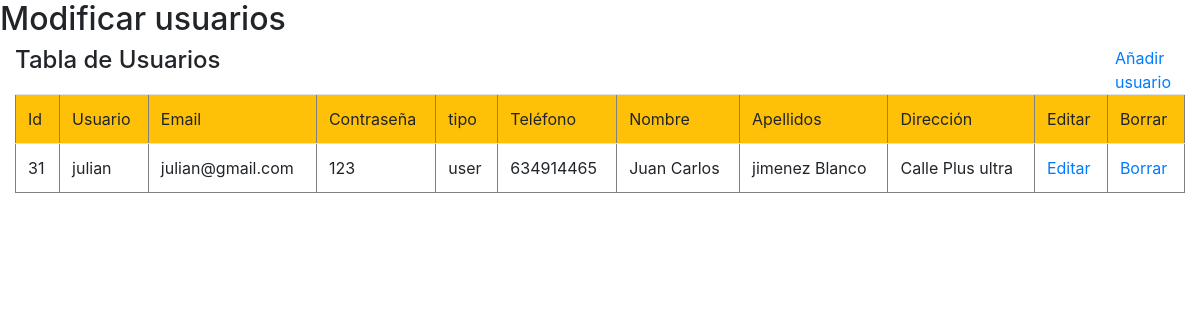
Screenshot of /panelmoduser.php with the database file from the repository.
### tables this page shows
CREATE TABLE `usuario` (
  `ID` int(11) NOT NULL,
  `Usuario` varchar(25) NOT NULL,
  `Email` varchar(50) NOT NULL,
  `Contraseña` varchar(10) NOT NULL,
  `tipo` varchar(25) NOT NULL,
  `Telefono` int(9) DEFAULT NULL,
  `Nombre` varchar(25) DEFAULT NULL,
  `Apellidos` varchar(25) DEFAULT NULL,
  `Dirección` varchar(50) DEFAULT NULL
);

### panelmoduser.php (the view, shortened to what this page needs)
<!DOCTYPE html>
<html>
<head>
	<link rel="stylesheet" href="https://stackpath.bootstrapcdn.com/bootstrap/4.5.0/css/bootstrap.min.css">
</head>
<body>
	  	<h2 class="login-header">Modificar usuarios</h2>
	  	<div class="container-fluid">
	  		<div id="AAA">
	  			<div class="row">
	  				<div class="col-11">
		  				<h4>Tabla de Usuarios</h4>
		  			</div>
		  			<div class="col-1">
		  				<a onclick="adduser()" href="#">Añadir usuario</a>
		  			</div>
		  		</div>
				<div class="row">
					<div class="col-12">
			<?php
				require("config.php");
				$sql="SELECT * FROM usuario";
				$result = $conn->query($sql);
				echo "<table border='1'; class='table';>";
					echo "<tr class='bg-warning'>";
						echo "<td id=''>Id</td>";
						echo "<td>Usuario</td>";
						echo "<td>Email</td>";
						echo "<td>Contraseña</td>";
						echo "<td>tipo</td>";
						echo "<td>Teléfono</td>";
						echo "<td>Nombre</td>";
						echo "<td>Apellidos</td>";
						echo "<td>Dirección</td>";
						echo "<td>Editar</td>";
						echo "<td>Borrar</td>";
					echo "</tr>";
				while($arreglo=mysqli_fetch_array($result)){
				  	echo "<tr class='success'>";
				    	echo "<td>$arreglo[0]</td>";
				    	echo "<td>$arreglo[1]</td>";
				    	echo "<td>$arreglo[2]</td>";
				    	echo "<td>$arreglo[3]</td>";
				    	echo "<td>$arreglo[4]</td>";
				    	echo "<td>$arreglo[5]</td>";
				    	echo "<td>$arreglo[6]</td>";
				    	echo "<td>$arreglo[7]</td>";
				    	echo "<td>$arreglo[8]</td>";
				    	echo "<td><a href='#' onclick='eduser($arreglo[0])'>Editar</a></td>";
						echo "<td><a href='#' onclick='delete_products($arreglo[0])'>Borrar</a></td>";
					echo "</tr>";
				}
				echo "</table>";
			?>
					</div>
				</div>
			</div>
		</div>
</body>
</html>

### rows the page displays
usuario: ID "31", Usuario "julian", Email "julian@gmail.com", Contraseña "123", tipo "user", Telefono "634914465", Nombre "Juan Carlos", Apellidos "jimenez Blanco", Dirección "Calle Plus ultra"
